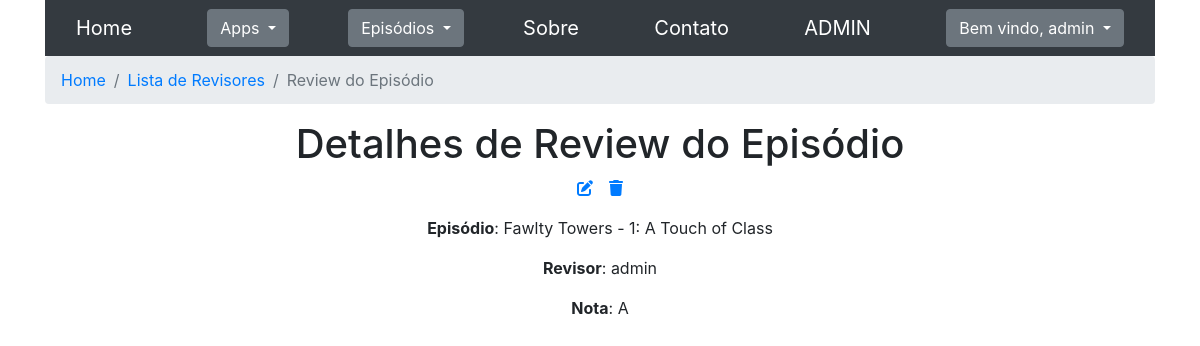
The page /seriados/reviewepisodios/1 (signed in) on the database as committed earlier.
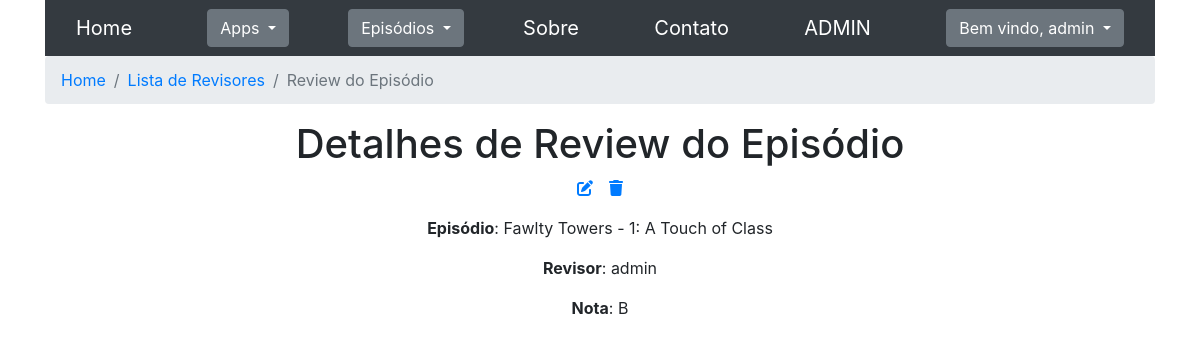
The same page on the database as committed later.
### seriados/models.py (models this page shows, shortened)
class ReviewEpisodio(models.Model):
    NOTA_A = 'A'
    NOTA_B = 'B'
    NOTA_C = 'C'
    NOTAS_CHOICES = [
        (NOTA_A, "Excelente"),
        (NOTA_B, "Bom"),
        (NOTA_C, "Ruim"),
    ]
    episodio = models.ForeignKey(Episodio, on_delete=models.CASCADE, verbose_name="Episódio")
    revisor = models.ForeignKey(Revisor, on_delete=models.CASCADE, verbose_name="Revisor")
    nota = models.CharField(
        max_length=1,
        choices=NOTAS_CHOICES,
        default=NOTA_B,
        verbose_name="Nota"
    )
    class Meta:
        verbose_name = "Review do Episódio"
        verbose_name_plural = "Reviews dos Episódios"

class Episodio(models.Model):
    data = models.DateField(verbose_name="Data")
    titulo = models.CharField(max_length=200, verbose_name="Título")
    temporada = models.ForeignKey(Temporada, on_delete=models.CASCADE, verbose_name="Temporada")
    class Meta:
        verbose_name = "Episódio"
        verbose_name_plural = "Episódios"
    def __str__(self):
        nome_serie = self.temporada.serie.nome
        return f"{nome_serie} - {self.temporada.numero}: {self.titulo}"

class Temporada(models.Model):
    numero = models.IntegerField(verbose_name="Número")
    serie = models.ForeignKey(Serie, on_delete=models.CASCADE, verbose_name="Série")
    class Meta:
        verbose_name = "Temporada"
        verbose_name_plural = "Temporadas"

class Serie(models.Model):
    nome = models.CharField(max_length=70, verbose_name="Nome")
    class Meta:
        verbose_name = "Série"
        verbose_name_plural = "Séries"

class Revisor(models.Model):
    user = models.ForeignKey(settings.AUTH_USER_MODEL, on_delete=models.CASCADE, verbose_name="Usuário")
    reviews_episodios = models.ManyToManyField(Episodio, through='ReviewEpisodio', related_name='review', verbose_name="Review do Episódio")
    class Meta:
        verbose_name = "Revisor"
        verbose_name_plural = "Revisores"
    def __str__(self):
        return f"{self.user}"

### seriados/views.py (the view)
# urls.py: path('reviewepisodios/<int:pk>', views.ReviewEpisodioDetailView.as_view(), name='reviewepisodio_details'),
class ReviewEpisodioDetailView(LoginRequiredMixin, PermissionRequiredMixin, DetailView):
    permission_required = 'seriados.view_reviewepisodio'
    template_name = 'reviewepisodio/reviewepisodio_details.html'
    model = ReviewEpisodio

### seriados/templates/reviewepisodio/reviewepisodio_details.html
{% extends "base.html" %}
{% block content %}
<nav aria-label="breadcrumb">
    <ol class="breadcrumb">
        <li class="breadcrumb-item"><a href="{% url 'seriados:home' %}">Home</a></li>
        <li class="breadcrumb-item"><a href="{% url 'seriados:reviewepisodio_list' %}">Lista de Revisores</a></li>
        <li class="breadcrumb-item active" aria-current="page">Review do Episódio</li>
    </ol>
</nav>
<div class="text-center mt-3">
    <h1>Detalhes de Review do Episódio</h1>
    <div class="flex-row center">
        <p><a href="{% url 'seriados:reviewepisodio_update' pk=object.pk %}"><i class="fa-solid fa-pen-to-square mr-3" title="Editar"></i></a></p>
        <p><a href="{% url 'seriados:reviewepisodio_delete' pk=object.pk %}"><i class="fa-solid fa-trash" title="Deletar"></i></a></p>
    </div>
    <p><b>Episódio</b>: {{ object.episodio }}</p>
    <p><b>Revisor</b>: {{ object.revisor }}</p>
    <p><b>Nota</b>: {{ object.nota }}</p>
</div>
{% endblock %}

Rows that differ between the two databases and show on the page:
changed ReviewEpisodio "Fawlty Towers - 1: A Touch of Class": nota "A" → "B"
